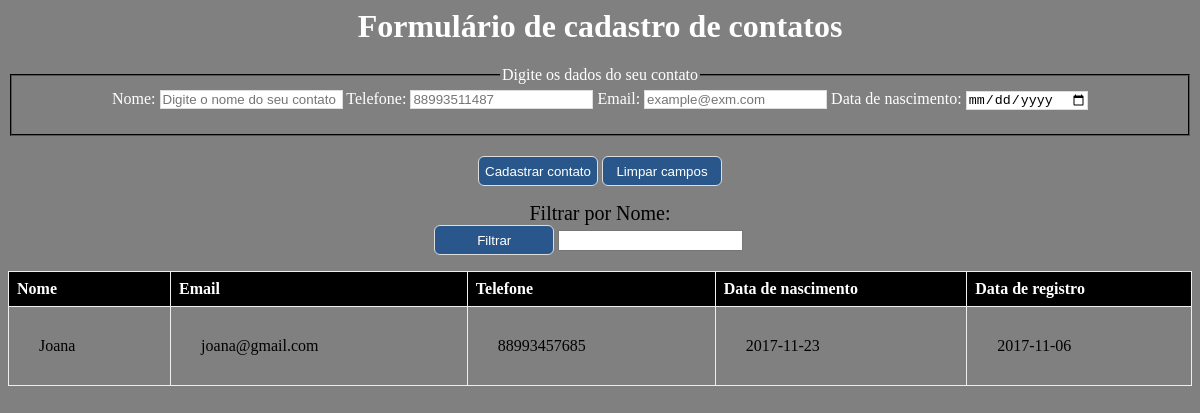
Page /index.php?filtro=Joana on the committed database.
### tables this page shows
CREATE TABLE `contatos` (
  `id` int(11) NOT NULL,
  `nome` varchar(40) NOT NULL,
  `email` varchar(50) NOT NULL,
  `telefone` varchar(14) NOT NULL,
  `nascimento` date DEFAULT NULL,
  `datacadastro` date DEFAULT NULL
);

### index.php (the view, shortened to what this page needs)
<?php
	include_once("conexao.php");
	$filtro = isset($_GET['filtro'])?$_GET['filtro']:"";
	if( !empty($filtro) ){
		$sql = "select * from contatos where nome like '%$filtro%'";
		$consulta = mysqli_query($conexao,$sql);
	}else{
		$sql = "select * from contatos order by Nome";
		$consulta = mysqli_query($conexao,$sql);
		$registros = mysqli_num_rows($consulta);
	}
?>
<html>
<head>
	<link rel="stylesheet" type="text/css" href="css/style.css">
</head>
<body>
	<div class="Formulario">
		<h1>Formulário de cadastro de contatos</h1>
		<form name="form" method="post" action="processa.php">
			<fieldset id="DadosPessoais">
				<legend class="texto">Digite os dados do seu contato</legend>
				<label class="texto" for="nome">Nome:</label>
				<input class="campo" type="text" name="Nome"  placeholder="Digite o nome do seu contato" maxlength="40" required autofocus />
				<label class="texto" for="telefone">Telefone:</label>
				<input class="campo" pattern="^\d{2}\d{5}\d{4}$" type="tel" name="Telefone" placeholder="88993511487"  required />
				<label class="texto" class="texto" for="email">Email:</label>
				<input id="email" class="campo" type="email" name="Email" placeholder="example@exm.com" required  maxlength="60"/>
				<label class="texto" for="nascimento">Data de nascimento:</label>
				<input type="date" name="Nascimento" class="campo" required />
			</fieldset>
			<div id="Botoes">
				<input id="test" type="submit" onclick="validacaoEmail(form.email)" value="Cadastrar contato" class="btn">
				<input type="reset" value="Limpar campos" class="btn">
			</div>
		</form>
	</div>
	<div>
		<form name="filtro" method="get" action="">
			<p>Filtrar por Nome:</p>
			<div id="camposFiltro">
				<input id="campoPesquisa" type="submit" value="Filtrar" class="btn">
				<input id="labelPesquisa" type="text" name="filtro">
			</div>
		</form>
	</div>
	<div>
		<table id="tabela">
			<div id="Colunas">
				<tr>
					<th>Nome</th>
					<th>Email</th>
					<th>Telefone</th>
					<th>Data de nascimento</th>
					<th>Data de registro</th>
				</tr>
			</div>
		<?php
				while($exibirRegistros = mysqli_fetch_array($consulta)){
					$nome = $exibirRegistros[1];
					$email = $exibirRegistros[2];
					$telefone = $exibirRegistros[3];
					$nascimento = $exibirRegistros[4];
					$dataRegistro = $exibirRegistros[5];
					print "<tr>";
					print "<td>$nome";
					print "<td>$email";
					print "<td>$telefone";
					print "<td>$nascimento";
					print "<td>$dataRegistro<br>";
					print "</tr>";
				}
			?>
		</table>
	</div>
</body>
</html>

### css/style.css (style rules this page uses)
body { background-color: gray; }
p { text-align: center; font-size: 20px; margin:0% 0% 0% 0%; }
h1 { text-align: center; color: white; }
.texto { color: white; }
#DadosPessoais { text-align: center; height: 50px; border-color: black; }
#Botoes { text-align: center; margin-top: 20px; }
#camposFiltro { margin: 0% 0% 0% 36%; }
#tabela { width: 100%; border-collapse: collapse; }
#Colunas { text-align: center; }
.btn { width: 120px; height: 30px; border:1px solid #ddd; background-color: #2a578b; color: #fff; cursor: pointer; border-radius: 6px; }
.campo { border:1px solid #ddd; }
th { background-color: black; text-align: left; padding: 8px; border: solid 1px #eee; }
tr { color:white; border: solid 1px #eee; }
td { color:black; padding: 30px; border: solid 1px #eee; }

### rows in the picture
contatos: nome "Joana", email "joana@gmail.com", telefone "88993457685", nascimento "2017-11-23", datacadastro "2017-11-06"
